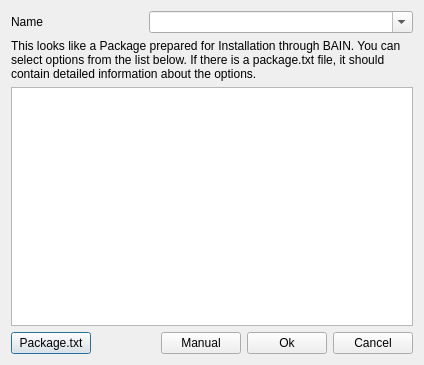
<?xml version="1.0" encoding="UTF-8"?>
<ui version="4.0">
 <class>BainComplexInstallerDialog</class>
 <widget class="QDialog" name="BainComplexInstallerDialog">
  <property name="geometry">
   <rect>
    <x>0</x>
    <y>0</y>
    <width>424</width>
    <height>365</height>
   </rect>
  </property>
  <property name="windowTitle">
   <string>BAIN Package Installer</string>
  </property>
  <layout class="QVBoxLayout" name="verticalLayout">
   <item>
    <layout class="QHBoxLayout" name="horizontalLayout_2" stretch="1,2">
     <item>
      <widget class="QLabel" name="label">
       <property name="text">
        <string>Name</string>
       </property>
      </widget>
     </item>
     <item>
      <widget class="QComboBox" name="nameCombo">
       <property name="editable">
        <bool>true</bool>
       </property>
      </widget>
     </item>
    </layout>
   </item>
   <item>
    <widget class="QLabel" name="label_2">
     <property name="text">
      <string>This looks like a Package prepared for Installation through BAIN. You can select options from the list below. If there is a package.txt file, it should contain detailed information about the options.</string>
     </property>
     <property name="wordWrap">
      <bool>true</bool>
     </property>
    </widget>
   </item>
   <item>
    <widget class="QListWidget" name="optionsList">
     <property name="toolTip">
      <string>Components of this package.</string>
     </property>
     <property name="whatsThis">
      <string>Components of this package.
If there is a component called &quot;00 Core&quot; it is usually required. Options are ordered by priority as set up by the author.</string>
     </property>
    </widget>
   </item>
   <item>
    <layout class="QHBoxLayout" name="horizontalLayout">
     <item>
      <widget class="QPushButton" name="packageBtn">
       <property name="toolTip">
        <string>The package.txt is often part of BAIN packages and contains details about the options available.</string>
       </property>
       <property name="whatsThis">
        <string>The package.txt is often part of BAIN packages and contains details about the options available.</string>
       </property>
       <property name="text">
        <string notr="true">Package.txt</string>
       </property>
      </widget>
     </item>
     <item>
      <spacer name="horizontalSpacer">
       <property name="orientation">
        <enum>Qt::Horizontal</enum>
       </property>
       <property name="sizeHint" stdset="0">
        <size>
         <width>40</width>
         <height>20</height>
        </size>
       </property>
      </spacer>
     </item>
     <item>
      <widget class="QPushButton" name="manualBtn">
       <property name="toolTip">
        <string>Opens a Dialog that allows custom modifications.</string>
       </property>
       <property name="whatsThis">
        <string>Opens a Dialog that allows custom modifications.</string>
       </property>
       <property name="text">
        <string>Manual</string>
       </property>
      </widget>
     </item>
     <item>
      <widget class="QPushButton" name="okBtn">
       <property name="text">
        <string>Ok</string>
       </property>
      </widget>
     </item>
     <item>
      <widget class="QPushButton" name="cancelBtn">
       <property name="text">
        <string>Cancel</string>
       </property>
      </widget>
     </item>
    </layout>
   </item>
  </layout>
 </widget>
 <resources/>
 <connections/>
</ui>
